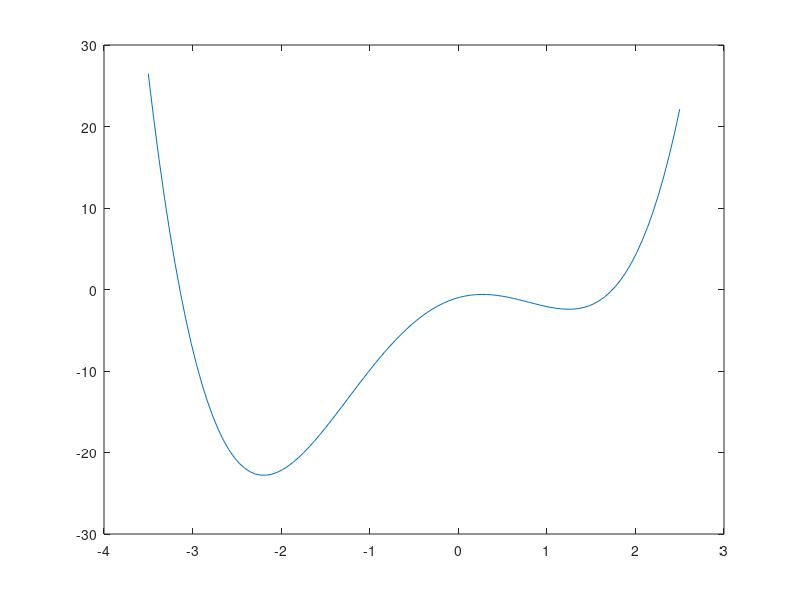

Write MATLAB code to recreate this figure. (Note: this script raises an error after producing the figure.)
%% Newton's method
clear
clc
%-------------------------------Task1--------------------------------------
% f = @(x) -1.65+(0.3*x)-(x.*exp(-x))
% fdx = @(x) x*exp(-x) - exp(-x) + 3/10
%--------------------------------------------------------------------------
%-------------------------------Task2--------------------------------------
f = @(x) 1*x^4 + 0.9*x^3 - 6*x^2 + 3*x - 1;
fdx = @(x) 4*x^3 + (27*x^2)/10 - 12*x + 3;
%--------------------------------------------------------------------------
%setting maximum iteration
max_iter = 100;
%setting initial point
x0 = -3;
i = 1;
while i <= max_iter
    %newton method algorithm
    x1 = x0-(f(x0)/fdx(x0))
    x0 = x1;
    i = i+1
end
%% plot func for Task2
clear
clc
x = linspace(-3.5,2.5);
y = linspace(-3.5,2.5);
y = x.^4 + 0.9*x.^3 - 6*x.^2 + 3*x - 1;
plot(x,y);
ax = gca;
ax.XAxisLocation = 'origin';
ax.YAxisLocation = 'origin';
grid on;